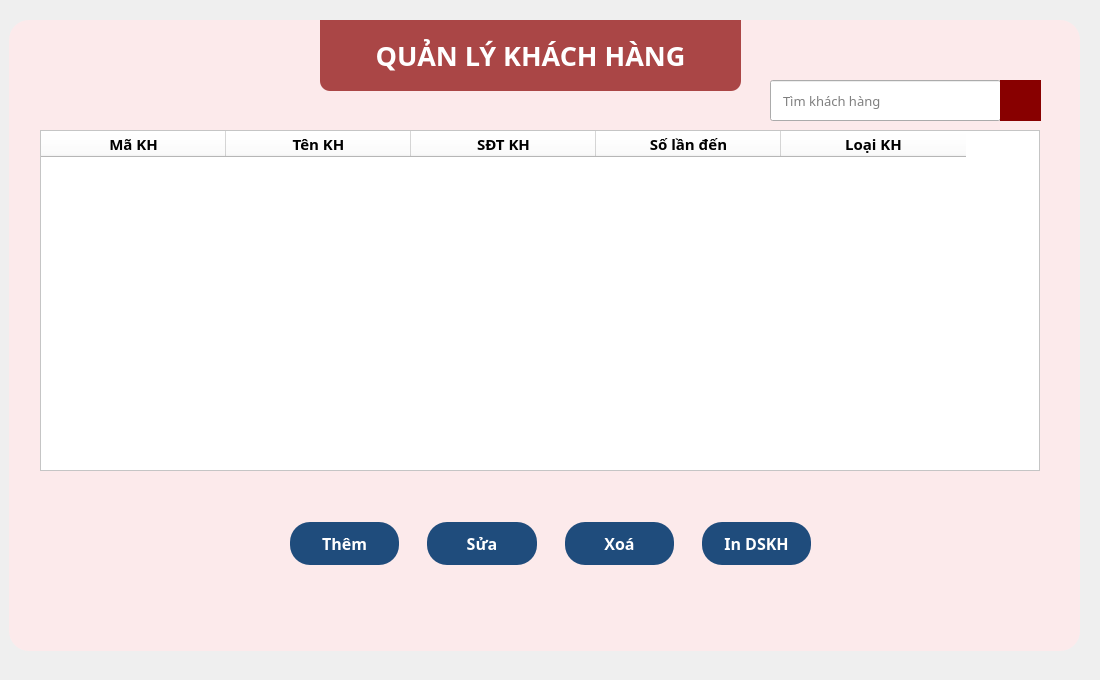
     <widget class="QWidget" name="khach_hang_page">
      <property name="styleSheet">
       <string notr="true">QPushButton{
	padding: 10 0 10 0;
	border-radius: 20;
	color: rgb(255, 255, 255);
	background-color: rgb(31, 76, 124);
}
QPushButton:hover{
	background-color: rgb(46, 123, 175);
}
QPushButton:pressed{
	background-color: rgb(10, 158, 69);
}</string>
      </property>
      <widget class="QWidget" name="widget_7" native="true">
       <property name="geometry">
        <rect>
         <x>0</x>
         <y>0</y>
         <width>1091</width>
         <height>671</height>
        </rect>
       </property>
       <property name="styleSheet">
        <string notr="true">border-image: url(:/img/Barbershop/background.png);</string>
       </property>
      </widget>
      <widget class="QLabel" name="label_16">
       <property name="geometry">
        <rect>
         <x>320</x>
         <y>20</y>
         <width>421</width>
         <height>71</height>
        </rect>
       </property>
       <property name="font">
        <font>
         <family>Noto Sans</family>
         <pointsize>20</pointsize>
         <weight>75</weight>
         <bold>true</bold>
        </font>
       </property>
       <property name="styleSheet">
        <string notr="true">color: rgb(255, 255, 255);
background-color: rgba(136, 0, 0, 70%);
border-radius: 0px;
border-bottom-left-radius: 10px;
border-bottom-right-radius: 10px;</string>
       </property>
       <property name="text">
        <string>QUẢN LÝ KHÁCH HÀNG</string>
       </property>
       <property name="alignment">
        <set>Qt::AlignCenter</set>
       </property>
      </widget>
      <widget class="QWidget" name="widget_8" native="true">
       <property name="geometry">
        <rect>
         <x>9</x>
         <y>20</y>
         <width>1071</width>
         <height>631</height>
        </rect>
       </property>
       <property name="styleSheet">
        <string notr="true">background-color: rgba(255, 233, 234, 83%);
border-radius: 20px;</string>
       </property>
      </widget>
      <widget class="QGroupBox" name="groupBox_5">
       <property name="geometry">
        <rect>
         <x>20</x>
         <y>110</y>
         <width>1041</width>
         <height>481</height>
        </rect>
       </property>
       <property name="font">
        <font>
         <family>Noto Sans</family>
         <pointsize>13</pointsize>
         <weight>75</weight>
         <bold>true</bold>
        </font>
       </property>
       <property name="styleSheet">
        <string notr="true">QGroupBox{
	color: rgb(136, 0, 0);
	border: 0px;
}
QLabel{
	color: rgb(31, 76, 124);
}</string>
       </property>
       <property name="title">
        <string/>
       </property>
       <widget class="QTableWidget" name="ds_kh_tablewidget">
        <property name="geometry">
         <rect>
          <x>20</x>
          <y>20</y>
          <width>1000</width>
          <height>341</height>
         </rect>
        </property>
        <property name="minimumSize">
         <size>
          <width>1000</width>
          <height>0</height>
         </size>
        </property>
        <property name="maximumSize">
         <size>
          <width>1000</width>
          <height>16777215</height>
         </size>
        </property>
        <property name="baseSize">
         <size>
          <width>600</width>
          <height>0</height>
         </size>
        </property>
        <property name="styleSheet">
         <string notr="true">background-color: rgb(255, 255, 255);</string>
        </property>
        <property name="editTriggers">
         <set>QAbstractItemView::SelectedClicked</set>
        </property>
        <property name="alternatingRowColors">
         <bool>true</bool>
        </property>
        <attribute name="horizontalHeaderDefaultSectionSize">
         <number>185</number>
        </attribute>
        <attribute name="horizontalHeaderHighlightSections">
         <bool>true</bool>
        </attribute>
        <attribute name="horizontalHeaderMinimumSectionSize">
         <number>100</number>
        </attribute>
        <attribute name="verticalHeaderDefaultSectionSize">
         <number>30</number>
        </attribute>
        <attribute name="verticalHeaderMinimumSectionSize">
         <number>30</number>
        </attribute>
        <column>
         <property name="text">
          <string>Mã KH</string>
         </property>
         <property name="font">
          <font>
           <family>Noto Sans</family>
           <pointsize>11</pointsize>
           <weight>75</weight>
           <bold>true</bold>
          </font>
         </property>
         <property name="textAlignment">
          <set>AlignCenter</set>
         </property>
        </column>
        <column>
         <property name="text">
          <string>Tên KH</string>
         </property>
         <property name="font">
          <font>
           <family>Noto Sans</family>
           <pointsize>11</pointsize>
           <weight>75</weight>
           <italic>false</italic>
           <bold>true</bold>
          </font>
         </property>
         <property name="textAlignment">
          <set>AlignCenter</set>
         </property>
        </column>
        <column>
         <property name="text">
          <string>SĐT KH</string>
         </property>
         <property name="font">
          <font>
           <family>Noto Sans</family>
           <pointsize>11</pointsize>
           <weight>75</weight>
           <italic>false</italic>
           <bold>true</bold>
          </font>
         </property>
         <property name="textAlignment">
          <set>AlignCenter</set>
         </property>
        </column>
        <column>
         <property name="text">
          <string>Số lần đến</string>
         </property>
         <property name="font">
          <font>
           <family>Noto Sans</family>
           <pointsize>11</pointsize>
           <weight>75</weight>
           <bold>true</bold>
          </font>
         </property>
         <property name="textAlignment">
          <set>AlignCenter</set>
         </property>
        </column>
        <column>
         <property name="text">
          <string>Loại KH</string>
         </property>
         <property name="font">
          <font>
           <family>Noto Sans</family>
           <pointsize>11</pointsize>
           <weight>75</weight>
           <bold>true</bold>
          </font>
         </property>
         <property name="textAlignment">
          <set>AlignCenter</set>
         </property>
        </column>
       </widget>
       <widget class="QWidget" name="layoutWidget_5">
        <property name="geometry">
         <rect>
          <x>260</x>
          <y>400</y>
          <width>541</width>
          <height>67</height>
         </rect>
        </property>
        <layout class="QHBoxLayout" name="horizontalLayout_4">
         <property name="spacing">
          <number>28</number>
         </property>
         <property name="leftMargin">
          <number>10</number>
         </property>
         <property name="topMargin">
          <number>10</number>
         </property>
         <property name="rightMargin">
          <number>10</number>
         </property>
         <property name="bottomMargin">
          <number>10</number>
         </property>
         <item>
          <widget class="QPushButton" name="them_kh_btn">
           <property name="minimumSize">
            <size>
             <width>0</width>
             <height>0</height>
            </size>
           </property>
           <property name="font">
            <font>
             <family>Noto Sans</family>
             <pointsize>12</pointsize>
             <weight>75</weight>
             <bold>true</bold>
            </font>
           </property>
           <property name="styleSheet">
            <string notr="true"/>
           </property>
           <property name="text">
            <string>Thêm</string>
           </property>
          </widget>
         </item>
         <item>
          <widget class="QPushButton" name="sua_kh_btn">
           <property name="minimumSize">
            <size>
             <width>0</width>
             <height>0</height>
            </size>
           </property>
           <property name="font">
            <font>
             <family>Noto Sans</family>
             <pointsize>12</pointsize>
             <weight>75</weight>
             <bold>true</bold>
            </font>
           </property>
           <property name="styleSheet">
            <string notr="true"/>
           </property>
           <property name="text">
            <string>Sửa</string>
           </property>
          </widget>
         </item>
         <item>
          <widget class="QPushButton" name="xoa_kh_btn">
           <property name="minimumSize">
            <size>
             <width>0</width>
             <height>0</height>
            </size>
           </property>
           <property name="font">
            <font>
             <family>Noto Sans</family>
             <pointsize>12</pointsize>
             <weight>75</weight>
             <bold>true</bold>
            </font>
           </property>
           <property name="styleSheet">
            <string notr="true"/>
           </property>
           <property name="text">
            <string>Xoá</string>
           </property>
          </widget>
         </item>
         <item>
          <widget class="QPushButton" name="in_kh_btn">
           <property name="minimumSize">
            <size>
             <width>0</width>
             <height>0</height>
            </size>
           </property>
           <property name="font">
            <font>
             <family>Noto Sans</family>
             <pointsize>12</pointsize>
             <weight>75</weight>
             <bold>true</bold>
            </font>
           </property>
           <property name="styleSheet">
            <string notr="true"/>
           </property>
           <property name="text">
            <string>In DSKH</string>
           </property>
          </widget>
         </item>
        </layout>
       </widget>
      </widget>
      <widget class="QLineEdit" name="tim_kh_tbx">
       <property name="geometry">
        <rect>
         <x>770</x>
         <y>80</y>
         <width>231</width>
         <height>41</height>
        </rect>
       </property>
       <property name="font">
        <font>
         <family>Noto Sans</family>
         <pointsize>10</pointsize>
        </font>
       </property>
       <property name="styleSheet">
        <string notr="true">QLineEdit{
	padding-left: 10px;
}

QLineEdit::hover{
	border: 0.5px solid brown;
}</string>
       </property>
       <property name="placeholderText">
        <string>Tìm khách hàng</string>
       </property>
      </widget>
      <widget class="QPushButton" name="tim_kh_btn">
       <property name="geometry">
        <rect>
         <x>1000</x>
         <y>80</y>
         <width>41</width>
         <height>41</height>
        </rect>
       </property>
       <property name="styleSheet">
        <string notr="true">QPushButton{
	border-radius: 0;
	background-color: rgb(136, 0, 0);
}
QPushButton::hover{
	border: 0.5px solid brown;
	background-color: rgb(171, 0, 0);
}</string>
       </property>
       <property name="text">
        <string/>
       </property>
       <property name="icon">
        <iconset resource="bg_img.qrc">
         <normaloff>:/img/search.png</normaloff>:/img/search.png</iconset>
       </property>
      </widget>
      <zorder>widget_7</zorder>
      <zorder>widget_8</zorder>
      <zorder>label_16</zorder>
      <zorder>groupBox_5</zorder>
      <zorder>tim_kh_tbx</zorder>
      <zorder>tim_kh_btn</zorder>
     </widget>
